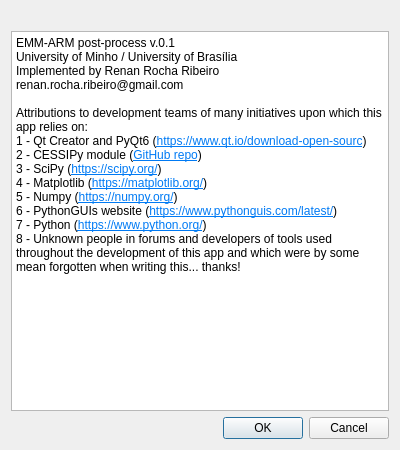
<?xml version="1.0" encoding="UTF-8"?>
<ui version="4.0">
 <class>aboutDialog</class>
 <widget class="QDialog" name="aboutDialog">
  <property name="geometry">
   <rect>
    <x>0</x>
    <y>0</y>
    <width>400</width>
    <height>450</height>
   </rect>
  </property>
  <property name="sizePolicy">
   <sizepolicy hsizetype="Fixed" vsizetype="Fixed">
    <horstretch>0</horstretch>
    <verstretch>0</verstretch>
   </sizepolicy>
  </property>
  <property name="minimumSize">
   <size>
    <width>400</width>
    <height>450</height>
   </size>
  </property>
  <property name="maximumSize">
   <size>
    <width>400</width>
    <height>450</height>
   </size>
  </property>
  <property name="windowTitle">
   <string>About...</string>
  </property>
  <layout class="QVBoxLayout" name="verticalLayout">
   <item alignment="Qt::AlignHCenter">
    <widget class="QLabel" name="label">
     <property name="text">
      <string/>
     </property>
     <property name="pixmap">
      <pixmap>icon/EMMARM-postprocess.png</pixmap>
     </property>
    </widget>
   </item>
   <item>
    <widget class="QTextBrowser" name="textBrowser">
     <property name="html">
      <string>&lt;!DOCTYPE HTML PUBLIC &quot;-//W3C//DTD HTML 4.0//EN&quot; &quot;http://www.w3.org/TR/REC-html40/strict.dtd&quot;&gt;
&lt;html&gt;&lt;head&gt;&lt;meta name=&quot;qrichtext&quot; content=&quot;1&quot; /&gt;&lt;meta charset=&quot;utf-8&quot; /&gt;&lt;style type=&quot;text/css&quot;&gt;
p, li { white-space: pre-wrap; }
hr { height: 1px; border-width: 0; }
li.unchecked::marker { content: &quot;\2610&quot;; }
li.checked::marker { content: &quot;\2612&quot;; }
&lt;/style&gt;&lt;/head&gt;&lt;body style=&quot; font-family:'Segoe UI'; font-size:9pt; font-weight:400; font-style:normal;&quot;&gt;
&lt;p style=&quot; margin-top:0px; margin-bottom:0px; margin-left:0px; margin-right:0px; -qt-block-indent:0; text-indent:0px;&quot;&gt;EMM-ARM post-process v.0.1&lt;/p&gt;
&lt;p style=&quot; margin-top:0px; margin-bottom:0px; margin-left:0px; margin-right:0px; -qt-block-indent:0; text-indent:0px;&quot;&gt;University of Minho / University of Brasília&lt;/p&gt;
&lt;p style=&quot; margin-top:0px; margin-bottom:0px; margin-left:0px; margin-right:0px; -qt-block-indent:0; text-indent:0px;&quot;&gt;Implemented by Renan Rocha Ribeiro&lt;/p&gt;
&lt;p style=&quot; margin-top:0px; margin-bottom:0px; margin-left:0px; margin-right:0px; -qt-block-indent:0; text-indent:0px;&quot;&gt;renan.rocha.ribeiro@gmail.com&lt;/p&gt;
&lt;p style=&quot;-qt-paragraph-type:empty; margin-top:0px; margin-bottom:0px; margin-left:0px; margin-right:0px; -qt-block-indent:0; text-indent:0px;&quot;&gt;&lt;br /&gt;&lt;/p&gt;
&lt;p style=&quot; margin-top:0px; margin-bottom:0px; margin-left:0px; margin-right:0px; -qt-block-indent:0; text-indent:0px;&quot;&gt;Attributions to development teams of many initiatives upon which this app relies on:&lt;/p&gt;
&lt;p style=&quot; margin-top:0px; margin-bottom:0px; margin-left:0px; margin-right:0px; -qt-block-indent:0; text-indent:0px;&quot;&gt;1 - Qt Creator and PyQt6 (&lt;a href=&quot;https://www.qt.io/download-open-source&quot;&gt;&lt;span style=&quot; text-decoration: underline; color:#007af4;&quot;&gt;https://www.qt.io/download-open-sourc&lt;/span&gt;&lt;/a&gt;)&lt;/p&gt;
&lt;p style=&quot; margin-top:0px; margin-bottom:0px; margin-left:0px; margin-right:0px; -qt-block-indent:0; text-indent:0px;&quot;&gt;2 - CESSIPy module (&lt;a href=&quot;https://github.com/MatheusCarini/CESSIPy&quot;&gt;&lt;span style=&quot; text-decoration: underline; color:#007af4;&quot;&gt;GitHub repo&lt;/span&gt;&lt;/a&gt;)&lt;/p&gt;
&lt;p style=&quot; margin-top:0px; margin-bottom:0px; margin-left:0px; margin-right:0px; -qt-block-indent:0; text-indent:0px;&quot;&gt;3 - SciPy (&lt;a href=&quot;https://scipy.org/&quot;&gt;&lt;span style=&quot; text-decoration: underline; color:#007af4;&quot;&gt;https://scipy.org/&lt;/span&gt;&lt;/a&gt;)&lt;/p&gt;
&lt;p style=&quot; margin-top:0px; margin-bottom:0px; margin-left:0px; margin-right:0px; -qt-block-indent:0; text-indent:0px;&quot;&gt;4 - Matplotlib (&lt;a href=&quot;https://matplotlib.org/&quot;&gt;&lt;span style=&quot; text-decoration: underline; color:#007af4;&quot;&gt;https://matplotlib.org/&lt;/span&gt;&lt;/a&gt;)&lt;/p&gt;
&lt;p style=&quot; margin-top:0px; margin-bottom:0px; margin-left:0px; margin-right:0px; -qt-block-indent:0; text-indent:0px;&quot;&gt;5 - Numpy (&lt;a href=&quot;https://numpy.org/&quot;&gt;&lt;span style=&quot; text-decoration: underline; color:#007af4;&quot;&gt;https://numpy.org/&lt;/span&gt;&lt;/a&gt;)&lt;/p&gt;
&lt;p style=&quot; margin-top:0px; margin-bottom:0px; margin-left:0px; margin-right:0px; -qt-block-indent:0; text-indent:0px;&quot;&gt;6 - PythonGUIs website (&lt;a href=&quot;https://www.pythonguis.com/latest/&quot;&gt;&lt;span style=&quot; text-decoration: underline; color:#007af4;&quot;&gt;https://www.pythonguis.com/latest/&lt;/span&gt;&lt;/a&gt;)&lt;/p&gt;
&lt;p style=&quot; margin-top:0px; margin-bottom:0px; margin-left:0px; margin-right:0px; -qt-block-indent:0; text-indent:0px;&quot;&gt;7 - Python (&lt;a href=&quot;https://www.python.org/&quot;&gt;&lt;span style=&quot; text-decoration: underline; color:#007af4;&quot;&gt;https://www.python.org/&lt;/span&gt;&lt;/a&gt;)&lt;/p&gt;
&lt;p style=&quot; margin-top:0px; margin-bottom:0px; margin-left:0px; margin-right:0px; -qt-block-indent:0; text-indent:0px;&quot;&gt;8 - Unknown people in forums and developers of tools used throughout the development of this app and which were by some mean forgotten when writing this... thanks!&lt;/p&gt;&lt;/body&gt;&lt;/html&gt;</string>
     </property>
     <property name="openExternalLinks">
      <bool>true</bool>
     </property>
    </widget>
   </item>
   <item>
    <widget class="QDialogButtonBox" name="buttonBox">
     <property name="orientation">
      <enum>Qt::Horizontal</enum>
     </property>
     <property name="standardButtons">
      <set>QDialogButtonBox::Cancel|QDialogButtonBox::Ok</set>
     </property>
    </widget>
   </item>
  </layout>
 </widget>
 <resources/>
 <connections>
  <connection>
   <sender>buttonBox</sender>
   <signal>accepted()</signal>
   <receiver>aboutDialog</receiver>
   <slot>accept()</slot>
   <hints>
    <hint type="sourcelabel">
     <x>248</x>
     <y>254</y>
    </hint>
    <hint type="destinationlabel">
     <x>157</x>
     <y>274</y>
    </hint>
   </hints>
  </connection>
  <connection>
   <sender>buttonBox</sender>
   <signal>rejected()</signal>
   <receiver>aboutDialog</receiver>
   <slot>reject()</slot>
   <hints>
    <hint type="sourcelabel">
     <x>316</x>
     <y>260</y>
    </hint>
    <hint type="destinationlabel">
     <x>286</x>
     <y>274</y>
    </hint>
   </hints>
  </connection>
 </connections>
</ui>
